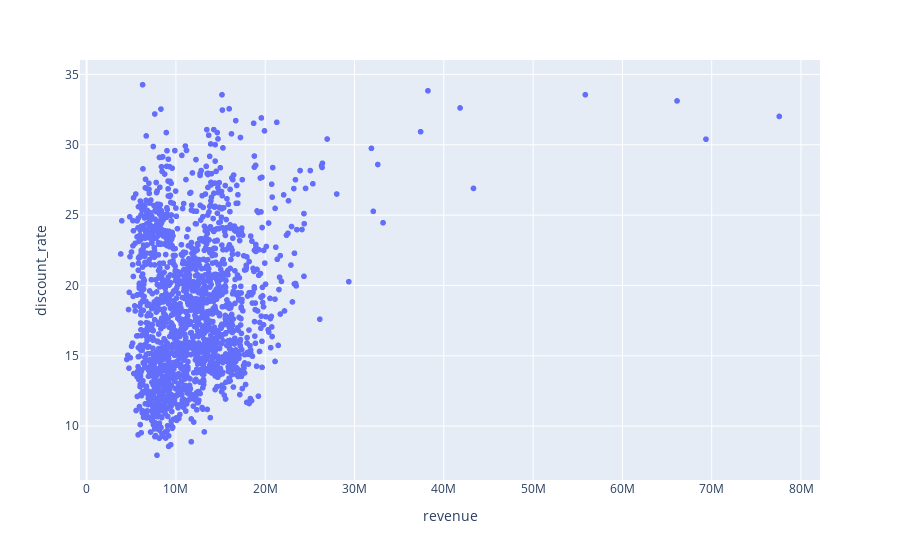

The notebook cell this image was saved under:
### Code cell
px.scatter(sales_df, x="revenue", y="discount_rate")

### Figure 1 — Plotly figure (JSON) as saved in the notebook; plotly's stock layout.template omitted (floating-point values rounded to 4 significant figures; data arrays with more than 128 entries replaced by an {"elided": "..."} marker saying what was removed)
{"data": [{"hovertemplate": "revenue=%{x}<br>discount_rate=%{y}<extra></extra>", "legendgroup": "", "marker": {"color": "#636efa", "symbol": "circle"}, "mode": "markers", "name": "", "showlegend": false, "type": "scattergl", "x": {"elided": "1795 float values"}, "xaxis": "x", "y": {"elided": "1795 float values"}, "yaxis": "y"}], "layout": {"legend": {"tracegroupgap": 0}, "margin": {"t": 60}, "xaxis": {"anchor": "y", "domain": [0, 1], "title": {"text": "revenue"}}, "yaxis": {"anchor": "x", "domain": [0, 1], "title": {"text": "discount_rate"}}}}
